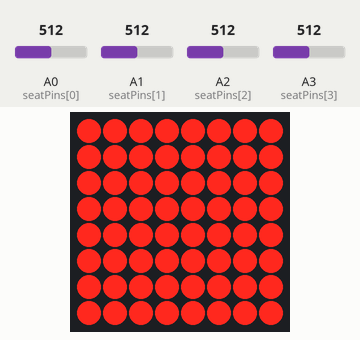
Recording of a sketch running on a simulated Arduino Uno, built with avr-gcc and run on an emulated ATmega328P. On the bench: 8×8 LED matrix. Inputs (shaded band) come from the test bench; at power-on: A0 (seatPins[0]) = 512, A1 (seatPins[1]) = 512, A2 (seatPins[2]) = 512, A3 (seatPins[3]) = 512. What the sketch prints to the serial monitor is not drawn.

Above: at 0.1 s.

The sketch:

Wagon_buttons.ino
```cpp
#include "SeatDetection.h"
#include "Communication.h"
#include "MAX7219Matrix.h"

#define DIN 12
#define CLK 11
#define LOAD 10
#define NR_OF_DISPLAYS 1

bool seatArray[4][4];
int address = 0;
bool isConnected = false;

void setup() {
  SetUpCommunication();
  SetUpSeatPins();
  setUpMatrix(DIN, CLK, LOAD, NR_OF_DISPLAYS);
}

void loop() {
  if (!isConnected) {
    readAddress(&address);
    if (address != 0) {
      Connect(address);
      isConnected = true;
    }
  }
  else {
    sendAddress(address + 1);
  }
  SetSeatsTaken(GetTakenSeats());

  getAllSeats(seatArray);
  Serial.println(address);
  updateMatrix(0, seatArray);
}
```

Communication.cpp
```cpp
#include "Communication.h"
SoftwareSerial addressBus(addressBusRX, addressBusTX);

String addressMessage = "";
int seatsTaken;
int maxNumberOfSeats = 40;
int lengthOfTrain = 7;

void sendSeats() {
  Wire.write(maxNumberOfSeats);
  Wire.write(lengthOfTrain);
  Wire.write(seatsTaken);
  Wire.write(0);                                    // Single Floor
}

int readAddress(int* addressToConnect) {
  if (addressBus.available() > 0) {
    char readChar = (char) addressBus.read();
    addressMessage = addressMessage + readChar;
    addressMessage.trim();
  }
  if (addressMessage.startsWith("#") && addressMessage.endsWith("%")) {
    addressMessage = addressMessage.substring(1, addressMessage.length() - 1);
    int address = addressMessage.toInt();
    addressMessage = "";
    *addressToConnect = address;
    return address;
  }
  else{
    return -1;
  }
}

void SetSeatsTaken(int taken){
  seatsTaken = taken;
}

void sendAddress(int addressToSend){
    addressBus.print("#");
    addressBus.print(addressToSend);
    addressBus.println("%");
}

void Connect(int connectToAddress) {
  Wire.begin(connectToAddress);
  Wire.onRequest(sendSeats);
}

void SetUpCommunication(){
  addressBus.begin(9600);
  Serial.begin(9600);
}
```

Communication.h
```cpp
#ifndef COMMUNICATION_H
#define COMMUNICATION_H

#include <arduino.h>
#include <Wire.h>
#include <SoftwareSerial.h>

#define addressBusRX 5
#define addressBusTX 6


void SetUpCommunication();

void sendSeats();

int readAddress(int* addressToConnect);

void SetSeatsTaken(int taken);

void sendAddress(int addressToSend);

void Connect(int connectToAddress);

#endif
```

MAX7219Matrix.cpp
```cpp
#include "MAX7219Matrix.h"

LedControl lc = LedControl(0, 0, 0, 0);
void setUpMatrix(int dIn, int clk, int load, int nrOfDisplays) {
  lc = LedControl(dIn, clk, load, nrOfDisplays );
  for (int matrixNr = 0; matrixNr < nrOfDisplays; matrixNr++) {
    /*
      The MAX72XX is in power-saving mode on startup,
      we have to do a wakeup call
    */
    lc.shutdown(matrixNr, false);
    /* Set the brightness to a medium values */
    lc.setIntensity(matrixNr, MEDIUM_LIGHT);
    /* and clear the display */
    lc.clearDisplay(matrixNr);
  }
}

void updateMatrix(int matrixNr, bool ledArray[4][4]) {
  for (int y = 0; y < 4; y++) {
    for (int x = 0; x < 4; x++) {
      //turn on a square of 2 by 2
      lc.setLed(matrixNr, x*2, y*2, ledArray[y][x]);
      lc.setLed(matrixNr, x*2+1, y*2, ledArray[y][x]);
      lc.setLed(matrixNr, x*2, y*2+1, ledArray[y][x]);
      lc.setLed(matrixNr, x*2+1, y*2+1, ledArray[y][x]);
    }
  }
}
```

MAX7219Matrix.h
```cpp
#ifndef MAX_MATRIX
#define MAX_MATRIX
#include "LedControl.h"

#define DIMMED_LIGHT 2
#define MEDIUM_LIGHT 8
#define BRIGHT_LIGHT 15

void setUpMatrix(int dIn, int clk, int load, int nrOfDisplays);
void updateMatrix(int matrixNr, bool ledArray[4][4]);

#endif
```

SeatDetection.cpp
```cpp
#include "SeatDetection.h"

///rowPins give a voltage
const int rowPins[ROWS] = {3, 4, 7, 8};
///seatPins read the voltage to check if a seat is taken
const int seatPins[SEATS_PER_ROW] = {14, 15, 16, 17};

bool seats[ROWS][SEATS_PER_ROW];

void SetUpSeatPins() {
  for (int i = 0; i < ROWS; i++) {
    pinMode(rowPins[i], OUTPUT);
  }
  for (int i = 0; i < SEATS_PER_ROW; i++) {
    pinMode(seatPins[i], INPUT);
  }
}

int GetTakenSeats() {
  CheckSeats();
  int takenSeats = 0;
  for (int i = 0; i < ROWS; i++) {
    for (int j = 0; j < SEATS_PER_ROW; j++) {
      if (seats[i][j] == TAKEN) {
        takenSeats++;
      }
    }
  }
  return takenSeats;
}

void CheckSeats() {
  for (int i = 0; i < ROWS; i++) {
    digitalWrite(rowPins[i], HIGH);
    for (int j = 0; j < SEATS_PER_ROW; j++) {
      if (analogRead(seatPins[j]) > THRESHHOLD) {
        seats[i][j] = TAKEN;
      }
      else {
        seats[i][j] = !TAKEN;
      }
    }
    digitalWrite(rowPins[i], LOW);
  }
}

void getAllSeats(bool seatArray[4][4]) {
  for (int y = 0; y < 4; y++) {
    for (int x = 0; x < 4; x++) {
      seatArray[y][x] = seats[y][x];
    }
  }
}
```

SeatDetection.h
```cpp
#ifndef SEAT_DETECTION_H
#define SEAT_DETECTION_H
#include <arduino.h>


#define TAKEN true
#define ROWS 4
#define SEATS_PER_ROW 4
#define THRESHHOLD 10

void SetUpSeatPins();

int GetTakenSeats();

void CheckSeats();

void getAllSeats(bool seatArray[4][4]);

#endif
```
